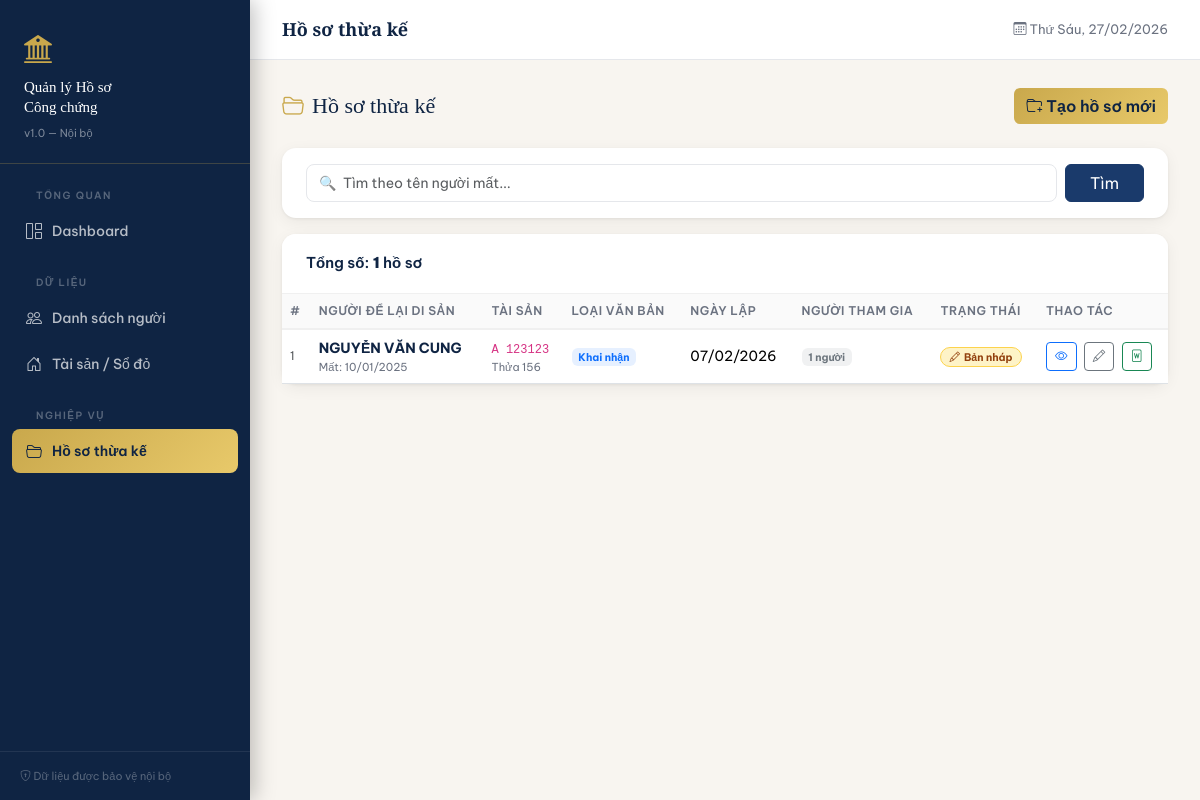
The page /cases/ on the database its author committed.
### models.py (models this page shows, shortened)
class InheritanceCase(Base):
    __tablename__ = "inheritance_cases"
    id               = Column(Integer, primary_key=True, index=True)
    nguoi_chet_id    = Column(Integer, ForeignKey("customers.id"), nullable=False)
    tai_san_id       = Column(Integer, ForeignKey("properties.id"), nullable=False)
    ngay_lap_ho_so   = Column(Date,    nullable=False)
    loai_van_ban     = Column(String(50), default="khai_nhan")   # khai_nhan / thoa_thuan
    trang_thai       = Column(String(20), default="draft")       # draft / locked
    ghi_chu          = Column(Text,    nullable=True)
    created_at       = Column(DateTime, server_default=func.now())
    nguoi_chet   = relationship("Customer", back_populates="inheritance_cases", foreign_keys=[nguoi_chet_id])
    tai_san      = relationship("Property", back_populates="inheritance_cases")
    participants = relationship("InheritanceParticipant", back_populates="ho_so", cascade="all, delete-orphan")

class Customer(Base):
    __tablename__ = "customers"
    id           = Column(Integer, primary_key=True, index=True)
    ho_ten       = Column(String(200), nullable=False)
    gioi_tinh    = Column(String(10),  nullable=False)          # Nam / Nữ
    ngay_sinh    = Column(Date,        nullable=False)
    ngay_chet    = Column(Date,        nullable=True)            # NULL = còn sống
    so_giay_to   = Column(String(50),  nullable=False, unique=True)
    ngay_cap     = Column(Date,        nullable=False)
    dia_chi      = Column(Text,        nullable=False)
    created_at   = Column(DateTime,    server_default=func.now())
    participations   = relationship("InheritanceParticipant", back_populates="customer", cascade="all, delete-orphan")
    inheritance_cases = relationship("InheritanceCase", back_populates="nguoi_chet", foreign_keys="InheritanceCase.nguoi_chet_id")

class Property(Base):
    __tablename__ = "properties"
    id                = Column(Integer, primary_key=True, index=True)
    so_serial         = Column(String(100), nullable=False, unique=True)
    so_vao_so         = Column(String(100), nullable=True)
    so_thua_dat       = Column(String(100), nullable=True)
    so_to_ban_do      = Column(String(100), nullable=True)
    dia_chi           = Column(Text,        nullable=False)
    loai_dat          = Column(String(100), nullable=True)
    hinh_thuc_su_dung = Column(String(100), nullable=True)
    thoi_han          = Column(String(100), nullable=True)
    nguon_goc         = Column(Text,        nullable=True)
    ngay_cap          = Column(Date,        nullable=True)
    co_quan_cap       = Column(String(200), nullable=True)
    created_at        = Column(DateTime,    server_default=func.now())
    inheritance_cases = relationship("InheritanceCase", back_populates="tai_san")

### routers/cases.py (the view)
@router.get("/")
def list_cases(request: Request, db: Session = Depends(get_db), q: str = ""):
    cases = db.query(InheritanceCase).order_by(InheritanceCase.id.desc()).all()
    if q:
        cases = [c for c in cases if q.lower() in c.nguoi_chet.ho_ten.lower()]
    return templates.TemplateResponse("cases/list.html", {"request": request, "cases": cases, "q": q})

### templates/cases/list.html (shortened to what this page needs)
{% extends "base.html" %}
{% block topbar_title %}Hồ sơ thừa kế{% endblock %}
{% block content %}
<div class="page-header">
  <h2><i class="bi bi-folder2-open me-2" style="color:var(--gold)"></i>Hồ sơ thừa kế</h2>
  <a href="/cases/create" class="btn btn-gold"><i class="bi bi-folder-plus me-1"></i>Tạo hồ sơ mới</a>
</div>
<div class="card mb-3">
  <div class="card-body py-3">
    <form method="get" class="d-flex gap-2">
      <input type="text" name="q" value="{{ q }}" class="form-control" placeholder="🔍  Tìm theo tên người mất...">
      <button class="btn btn-primary px-4">Tìm</button>
    </form>
  </div>
</div>
<div class="card">
  <div class="card-header">Tổng số: <strong>{{ cases|length }}</strong> hồ sơ</div>
  <div class="card-body p-0">
    {% if cases %}
    <div class="table-responsive">
      <table class="table table-hover mb-0">
        <thead>
          <tr>
            <th>#</th>
            <th>Người để lại di sản</th>
            <th>Tài sản</th>
            <th>Loại văn bản</th>
            <th>Ngày lập</th>
            <th>Người tham gia</th>
            <th>Trạng thái</th>
            <th style="width:130px">Thao tác</th>
          </tr>
        </thead>
        <tbody>
          {% for c in cases %}
          <tr>
            <td class="text-muted" style="font-size:12px">{{ c.id }}</td>
            <td>
              <a href="/cases/{{ c.id }}" class="fw-bold text-decoration-none" style="color:var(--navy)">
                {{ c.nguoi_chet.ho_ten }}
              </a>
              <div style="font-size:11px; color:var(--muted)">Mất: {{ c.nguoi_chet.ngay_chet.strftime('%d/%m/%Y') if c.nguoi_chet.ngay_chet }}</div>
            </td>
            <td><code style="font-size:12px">{{ c.tai_san.so_serial }}</code><div style="font-size:11px; color:var(--muted)">Thửa {{ c.tai_san.so_thua_dat }}</div></td>
            <td>
              {% if c.loai_van_ban == 'khai_nhan' %}
                <span class="badge bg-primary bg-opacity-10 text-primary">Khai nhận</span>
              {% else %}
                <span class="badge bg-warning bg-opacity-10 text-warning">Thoả thuận</span>
              {% endif %}
            </td>
            <td>{{ c.ngay_lap_ho_so.strftime('%d/%m/%Y') }}</td>
            <td><span class="badge bg-secondary bg-opacity-10 text-secondary">{{ c.participants|length }} người</span></td>
            <td>
              {% if c.trang_thai == 'locked' %}
                <span class="badge badge-locked rounded-pill px-2"><i class="bi bi-lock-fill me-1"></i>Đã khoá</span>
              {% else %}
                <span class="badge badge-draft rounded-pill px-2"><i class="bi bi-pencil me-1"></i>Bản nháp</span>
              {% endif %}
            </td>
            <td>
              <a href="/cases/{{ c.id }}" class="btn btn-sm btn-outline-primary me-1" title="Xem"><i class="bi bi-eye"></i></a>
              {% if not c.is_locked %}
              <a href="/cases/{{ c.id }}/edit" class="btn btn-sm btn-outline-secondary me-1" title="Sửa"><i class="bi bi-pencil"></i></a>
              {% endif %}
              <a href="/cases/{{ c.id }}/export-word" class="btn btn-sm btn-outline-success" title="Xuất Word"><i class="bi bi-file-word"></i></a>
            </td>
          </tr>
          {% endfor %}
        </tbody>
      </table>
    </div>
    {% else %}
    <div class="text-center py-5">
      <i class="bi bi-folder2-open" style="font-size:48px; color:#d1d5db"></i>
      <div class="mt-3 text-muted">{% if q %}Không tìm thấy{% else %}Chưa có hồ sơ nào{% endif %}</div>
      <a href="/cases/create" class="btn btn-gold mt-3">Tạo hồ sơ đầu tiên</a>
    </div>
    {% endif %}
  </div>
</div>
{% endblock %}

### templates/base.html (style rules this page uses)
:root { --navy: #0f2443; --navy2: #1a3a6b; --gold: #c9a84c; --gold2: #e8c96a; --cream: #f8f5f0; --text: #1e1e2e; --muted: #6b7280; --sidebar-w: 250px; }
* { box-sizing: border-box; }
body { font-family: 'Be Vietnam Pro', sans-serif; background: var(--cream); color: var(--text); margin: 0; }
.card { border: none; border-radius: 14px; box-shadow: 0 1px 3px rgba(0,0,0,.06), 0 4px 16px rgba(0,0,0,.06); background: #fff; }
.card-header { background: #fff; border-bottom: 1px solid #f0f0f0; border-radius: 14px 14px 0 0 !important; padding: 18px 24px; font-weight: 600; font-size: 15px; color: var(--navy); }
.card-body { padding: 24px; }
.btn-primary { background: var(--navy2); border-color: var(--navy2); }
.btn-gold { background: linear-gradient(135deg, var(--gold), var(--gold2)); border: none; color: var(--navy); font-weight: 600; }
.btn-sm { font-size: 12.5px; }
.table th { font-size: 12px; font-weight: 600; text-transform: uppercase; letter-spacing: .5px; color: var(--muted); background: #fafafa; border-bottom: 2px solid #f0f0f0; }
.table td { vertical-align: middle; font-size: 14px; }
.badge-draft { background: #fef3c7; color: #92400e; border: 1px solid #fcd34d; }
.form-control, .form-select { border-radius: 8px; border-color: #e5e7eb; font-size: 14px; }
.page-header { display: flex; align-items: center; justify-content: space-between; margin-bottom: 24px; }
.page-header h2 { font-family: 'Playfair Display', serif; font-size: 22px; color: var(--navy); margin: 0; }

### rows shown on the page
InheritanceCase: id "1", nguoi_chet.ho_ten "NGUYỄN VĂN CUNG", nguoi_chet.ngay_chet "10/01/2025", tai_san.so_serial "A 123123", tai_san.so_thua_dat "156", loai_van_ban "Khai nhận", ngay_lap_ho_so "07/02/2026", participants|length "1", trang_thai "Bản nháp"

### other values the page prints
{{ cases|length }} "1"
